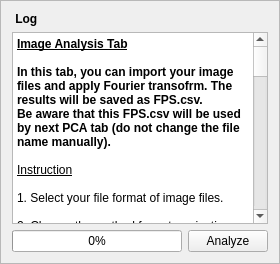
         <widget class="QFrame" name="frame">
          <property name="sizePolicy">
           <sizepolicy hsizetype="Expanding" vsizetype="Expanding">
            <horstretch>0</horstretch>
            <verstretch>0</verstretch>
           </sizepolicy>
          </property>
          <property name="maximumSize">
           <size>
            <width>500</width>
            <height>16777215</height>
           </size>
          </property>
          <property name="frameShape">
           <enum>QFrame::StyledPanel</enum>
          </property>
          <property name="frameShadow">
           <enum>QFrame::Raised</enum>
          </property>
          <layout class="QGridLayout" name="gridLayout_4">
           <item row="2" column="0">
            <widget class="QProgressBar" name="progressBar">
             <property name="value">
              <number>0</number>
             </property>
            </widget>
           </item>
           <item row="2" column="1">
            <widget class="QPushButton" name="button_FPS">
             <property name="sizePolicy">
              <sizepolicy hsizetype="Fixed" vsizetype="Fixed">
               <horstretch>0</horstretch>
               <verstretch>0</verstretch>
              </sizepolicy>
             </property>
             <property name="text">
              <string>Analyze</string>
             </property>
            </widget>
           </item>
           <item row="1" column="0" colspan="2">
            <widget class="QTextEdit" name="logbox">
             <property name="html">
              <string>&lt;!DOCTYPE HTML PUBLIC &quot;-//W3C//DTD HTML 4.0//EN&quot; &quot;http://www.w3.org/TR/REC-html40/strict.dtd&quot;&gt;
&lt;html&gt;&lt;head&gt;&lt;meta name=&quot;qrichtext&quot; content=&quot;1&quot; /&gt;&lt;style type=&quot;text/css&quot;&gt;
p, li { white-space: pre-wrap; }
&lt;/style&gt;&lt;/head&gt;&lt;body style=&quot; font-family:'Sans Serif'; font-size:9pt; font-weight:400; font-style:normal;&quot;&gt;
&lt;p style=&quot; margin-top:0px; margin-bottom:0px; margin-left:0px; margin-right:0px; -qt-block-indent:0; text-indent:0px;&quot;&gt;&lt;span style=&quot; font-family:'.SF NS Text'; font-weight:600; text-decoration: underline;&quot;&gt;Image Analysis Tab&lt;/span&gt;&lt;/p&gt;
&lt;p style=&quot;-qt-paragraph-type:empty; margin-top:0px; margin-bottom:0px; margin-left:0px; margin-right:0px; -qt-block-indent:0; text-indent:0px; font-family:'.SF NS Text'; font-weight:600; text-decoration: underline;&quot;&gt;&lt;br /&gt;&lt;/p&gt;
&lt;p style=&quot; margin-top:0px; margin-bottom:0px; margin-left:0px; margin-right:0px; -qt-block-indent:0; text-indent:0px;&quot;&gt;&lt;span style=&quot; font-family:'.SF NS Text'; font-weight:600;&quot;&gt;In this tab, you can import your image files and apply Fourier transofrm. The results will be saved as FPS.csv.&lt;/span&gt;&lt;/p&gt;
&lt;p style=&quot; margin-top:0px; margin-bottom:0px; margin-left:0px; margin-right:0px; -qt-block-indent:0; text-indent:0px;&quot;&gt;&lt;span style=&quot; font-family:'.SF NS Text'; font-weight:600;&quot;&gt;Be aware that this FPS.csv will be used by next PCA tab (do not change the file name manually).&lt;/span&gt;&lt;/p&gt;
&lt;p style=&quot;-qt-paragraph-type:empty; margin-top:0px; margin-bottom:0px; margin-left:0px; margin-right:0px; -qt-block-indent:0; text-indent:0px;&quot;&gt;&lt;br /&gt;&lt;/p&gt;
&lt;p style=&quot; margin-top:0px; margin-bottom:0px; margin-left:0px; margin-right:0px; -qt-block-indent:0; text-indent:0px;&quot;&gt;&lt;span style=&quot; font-family:'.SF NS Text'; text-decoration: underline;&quot;&gt;Instruction&lt;/span&gt;&lt;/p&gt;
&lt;p style=&quot;-qt-paragraph-type:empty; margin-top:0px; margin-bottom:0px; margin-left:0px; margin-right:0px; -qt-block-indent:0; text-indent:0px; font-family:'.SF NS Text'; text-decoration: underline;&quot;&gt;&lt;br /&gt;&lt;/p&gt;
&lt;p style=&quot; margin-top:0px; margin-bottom:0px; margin-left:0px; margin-right:0px; -qt-block-indent:0; text-indent:0px;&quot;&gt;&lt;span style=&quot; font-family:'.SF NS Text';&quot;&gt;1. Select your file format of image files.&lt;/span&gt;&lt;/p&gt;
&lt;p style=&quot;-qt-paragraph-type:empty; margin-top:0px; margin-bottom:0px; margin-left:0px; margin-right:0px; -qt-block-indent:0; text-indent:0px; font-family:'.SF NS Text';&quot;&gt;&lt;br /&gt;&lt;/p&gt;
&lt;p style=&quot; margin-top:0px; margin-bottom:0px; margin-left:0px; margin-right:0px; -qt-block-indent:0; text-indent:0px;&quot;&gt;&lt;span style=&quot; font-family:'.SF NS Text';&quot;&gt;2. Choose the method for categorization&lt;/span&gt;&lt;/p&gt;
&lt;p style=&quot; margin-top:0px; margin-bottom:0px; margin-left:0px; margin-right:0px; -qt-block-indent:0; text-indent:0px;&quot;&gt;&lt;span style=&quot; font-family:'.SF NS Text';&quot;&gt;	&lt;/span&gt;&lt;/p&gt;
&lt;p style=&quot; margin-top:0px; margin-bottom:0px; margin-left:0px; margin-right:0px; -qt-block-indent:0; text-indent:0px;&quot;&gt;&lt;span style=&quot; font-family:'.SF NS Text';&quot;&gt;3. Select the folda in which all your image files contains&lt;/span&gt;&lt;/p&gt;
&lt;p style=&quot;-qt-paragraph-type:empty; margin-top:0px; margin-bottom:0px; margin-left:0px; margin-right:0px; -qt-block-indent:0; text-indent:0px; font-family:'.SF NS Text';&quot;&gt;&lt;br /&gt;&lt;/p&gt;
&lt;p style=&quot; margin-top:0px; margin-bottom:0px; margin-left:0px; margin-right:0px; -qt-block-indent:0; text-indent:0px;&quot;&gt;&lt;span style=&quot; font-family:'.SF NS Text';&quot;&gt;4. (Optional) Set the name of categories. &lt;/span&gt;&lt;/p&gt;
&lt;p style=&quot; margin-top:0px; margin-bottom:0px; margin-left:0px; margin-right:0px; -qt-block-indent:0; text-indent:0px;&quot;&gt;&lt;span style=&quot; font-family:'.SF NS Text';&quot;&gt;   &lt;/span&gt;&lt;span style=&quot; font-family:'.SF NS Text'; font-weight:600;&quot;&gt;NOTE:&lt;/span&gt;&lt;span style=&quot; font-family:'.SF NS Text';&quot;&gt; &lt;/span&gt;&lt;span style=&quot; font-family:'.SF NS Text'; font-weight:600;&quot;&gt;you must devided each category name by using underbar '_'&lt;/span&gt;&lt;/p&gt;
&lt;p style=&quot; margin-top:0px; margin-bottom:0px; margin-left:0px; margin-right:0px; -qt-block-indent:0; text-indent:0px;&quot;&gt;&lt;span style=&quot; font-family:'.SF NS Text'; font-weight:600;&quot;&gt;Example:&lt;/span&gt;&lt;/p&gt;
&lt;p style=&quot; margin-top:0px; margin-bottom:0px; margin-left:0px; margin-right:0px; -qt-block-indent:0; text-indent:0px;&quot;&gt;&lt;span style=&quot; font-family:'.SF NS Text';&quot;&gt;Your folder directory may be organised like bellow.&lt;/span&gt;&lt;/p&gt;
&lt;p style=&quot; margin-top:0px; margin-bottom:0px; margin-left:0px; margin-right:0px; -qt-block-indent:0; text-indent:0px;&quot;&gt;&lt;span style=&quot; font-family:'.SF NS Text';&quot;&gt;Data --- type_A -- place_A --- sample_001.png&lt;/span&gt;&lt;/p&gt;
&lt;p style=&quot; margin-top:0px; margin-bottom:0px; margin-left:0px; margin-right:0px; -qt-block-indent:0; text-indent:0px;&quot;&gt;&lt;span style=&quot; font-family:'.SF NS Text';&quot;&gt;          |                -- place_B --- sample_002.png&lt;/span&gt;&lt;/p&gt;
&lt;p style=&quot; margin-top:0px; margin-bottom:0px; margin-left:0px; margin-right:0px; -qt-block-indent:0; text-indent:0px;&quot;&gt;&lt;span style=&quot; font-family:'.SF NS Text';&quot;&gt;          --- type_B -- place_A --- sample_003.png&lt;/span&gt;&lt;/p&gt;
&lt;p style=&quot; margin-top:0px; margin-bottom:0px; margin-left:0px; margin-right:0px; -qt-block-indent:0; text-indent:0px;&quot;&gt;&lt;span style=&quot; font-family:'.SF NS Text';&quot;&gt;                                               --- sample_004.png&lt;/span&gt;&lt;/p&gt;
&lt;p style=&quot; margin-top:0px; margin-bottom:0px; margin-left:0px; margin-right:0px; -qt-block-indent:0; text-indent:0px;&quot;&gt;&lt;span style=&quot; font-family:'.SF NS Text';&quot;&gt;                            -- place_B  --- sample_005.png&lt;/span&gt;&lt;/p&gt;
&lt;p style=&quot; margin-top:0px; margin-bottom:0px; margin-left:0px; margin-right:0px; -qt-block-indent:0; text-indent:0px;&quot;&gt;&lt;span style=&quot; font-family:'.SF NS Text';&quot;&gt;then, you may write, for instance, 'TYPE_Place_sample' in the textbox of category class name.&lt;/span&gt;&lt;/p&gt;
&lt;p style=&quot; margin-top:0px; margin-bottom:0px; margin-left:0px; margin-right:0px; -qt-block-indent:0; text-indent:0px;&quot;&gt;&lt;span style=&quot; font-family:'.SF NS Text';&quot;&gt;Then, three data columns named TYPE, Place, and sample will be inserted into the output csv. &lt;/span&gt;&lt;/p&gt;
&lt;p style=&quot;-qt-paragraph-type:empty; margin-top:0px; margin-bottom:0px; margin-left:0px; margin-right:0px; -qt-block-indent:0; text-indent:0px; font-family:'.SF NS Text';&quot;&gt;&lt;br /&gt;&lt;/p&gt;
&lt;p style=&quot; margin-top:0px; margin-bottom:0px; margin-left:0px; margin-right:0px; -qt-block-indent:0; text-indent:0px;&quot;&gt;&lt;span style=&quot; font-family:'.SF NS Text';&quot;&gt;5. Select the folder to save the output CSV file.&lt;/span&gt;&lt;/p&gt;
&lt;p style=&quot;-qt-paragraph-type:empty; margin-top:0px; margin-bottom:0px; margin-left:0px; margin-right:0px; -qt-block-indent:0; text-indent:0px; font-family:'.SF NS Text';&quot;&gt;&lt;br /&gt;&lt;/p&gt;
&lt;p style=&quot; margin-top:0px; margin-bottom:0px; margin-left:0px; margin-right:0px; -qt-block-indent:0; text-indent:0px;&quot;&gt;&lt;span style=&quot; font-family:'.SF NS Text';&quot;&gt;6. Set the background color of image (if the color is wrongly choosed, the data goes wrong).&lt;/span&gt;&lt;/p&gt;
&lt;p style=&quot; margin-top:0px; margin-bottom:0px; margin-left:0px; margin-right:0px; -qt-block-indent:0; text-indent:0px;&quot;&gt;&lt;span style=&quot; font-family:'.SF NS Text';&quot;&gt;7. Select the Maximum Harmonics number (The highest frequency wave you want to use in the Fourier analysis). The larger, the more accurate. Yet, you should carefully chose it considering the &lt;/span&gt;&lt;span style=&quot; font-family:'.SF NS Text'; font-style:italic;&quot;&gt;Nyquest Frequency&lt;/span&gt;&lt;span style=&quot; font-family:'.SF NS Text';&quot;&gt; of your data.&lt;/span&gt;&lt;/p&gt;
&lt;p style=&quot; margin-top:0px; margin-bottom:0px; margin-left:0px; margin-right:0px; -qt-block-indent:0; text-indent:0px;&quot;&gt;&lt;span style=&quot; font-family:'.SF NS Text'; font-weight:600; color:#fc0107;&quot;&gt;NOTE: Your sample size must be larger than at least 4*&lt;/span&gt;&lt;span style=&quot; font-family:'.SF NS Text'; font-weight:600; font-style:italic; color:#fc0107;&quot;&gt;N&lt;/span&gt;&lt;span style=&quot; font-family:'.SF NS Text'; font-weight:600; color:#fc0107;&quot;&gt;, otherwise you CANNOT conduct PCA at next tub.&lt;/span&gt;&lt;/p&gt;
&lt;p style=&quot; margin-top:0px; margin-bottom:0px; margin-left:0px; margin-right:0px; -qt-block-indent:0; text-indent:0px;&quot;&gt;&lt;span style=&quot; font-family:'.SF NS Text';&quot;&gt;8. Choose minimum pixel area of samples so that you can exclude noise from your data.&lt;/span&gt;&lt;/p&gt;
&lt;p style=&quot; margin-top:0px; margin-bottom:0px; margin-left:0px; margin-right:0px; -qt-block-indent:0; text-indent:0px;&quot;&gt;&lt;span style=&quot; font-family:'.SF NS Text';&quot;&gt;9. set Scale. &lt;/span&gt;&lt;/p&gt;
&lt;p style=&quot; margin-top:0px; margin-bottom:0px; margin-left:0px; margin-right:0px; -qt-block-indent:0; text-indent:0px;&quot;&gt;&lt;span style=&quot; font-family:'.SF NS Text';&quot;&gt;You can choose 2D or 1D scale.&lt;/span&gt;&lt;/p&gt;
&lt;p style=&quot; margin-top:0px; margin-bottom:0px; margin-left:0px; margin-right:0px; -qt-block-indent:0; text-indent:0px;&quot;&gt;&lt;span style=&quot; font-family:'.SF NS Text';&quot;&gt;In the case of 2D scale, your data will be scaled based on the area of the scale object.&lt;/span&gt;&lt;/p&gt;
&lt;p style=&quot; margin-top:0px; margin-bottom:0px; margin-left:0px; margin-right:0px; -qt-block-indent:0; text-indent:0px;&quot;&gt;&lt;span style=&quot; font-family:'.SF NS Text';&quot;&gt;In the case of 1D scale, your data will be scaled based on the  length of the scale object.&lt;/span&gt;&lt;/p&gt;
&lt;p style=&quot;-qt-paragraph-type:empty; margin-top:0px; margin-bottom:0px; margin-left:0px; margin-right:0px; -qt-block-indent:0; text-indent:0px; font-family:'.SF NS Text';&quot;&gt;&lt;br /&gt;&lt;/p&gt;
&lt;p style=&quot; margin-top:0px; margin-bottom:0px; margin-left:0px; margin-right:0px; -qt-block-indent:0; text-indent:0px;&quot;&gt;&lt;span style=&quot; font-family:'.SF NS Text';&quot;&gt;10. Press &amp;quot;Analyze&amp;quot; button.&lt;/span&gt;&lt;/p&gt;
&lt;p style=&quot;-qt-paragraph-type:empty; margin-top:0px; margin-bottom:0px; margin-left:0px; margin-right:0px; -qt-block-indent:0; text-indent:0px; font-family:'.SF NS Text';&quot;&gt;&lt;br /&gt;&lt;/p&gt;
&lt;p style=&quot; margin-top:0px; margin-bottom:0px; margin-left:0px; margin-right:0px; -qt-block-indent:0; text-indent:0px;&quot;&gt;&lt;span style=&quot; font-family:'.SF NS Text';&quot;&gt;If your analysis ends, please go to the PCA tab.&lt;/span&gt;&lt;/p&gt;
&lt;p style=&quot; margin-top:0px; margin-bottom:0px; margin-left:0px; margin-right:0px; -qt-block-indent:0; text-indent:0px;&quot;&gt;&lt;span style=&quot; font-family:'.SF NS Text';&quot;&gt;#---------------------------------&lt;/span&gt;&lt;/p&gt;
&lt;p style=&quot;-qt-paragraph-type:empty; margin-top:0px; margin-bottom:0px; margin-left:0px; margin-right:0px; -qt-block-indent:0; text-indent:0px; font-family:'.SF NS Text'; font-size:13pt;&quot;&gt;&lt;br /&gt;&lt;/p&gt;&lt;/body&gt;&lt;/html&gt;</string>
             </property>
            </widget>
           </item>
           <item row="0" column="0">
            <widget class="QLabel" name="label_2">
             <property name="font">
              <font>
               <weight>75</weight>
               <bold>true</bold>
              </font>
             </property>
             <property name="text">
              <string> Log</string>
             </property>
            </widget>
           </item>
          </layout>
         </widget>
